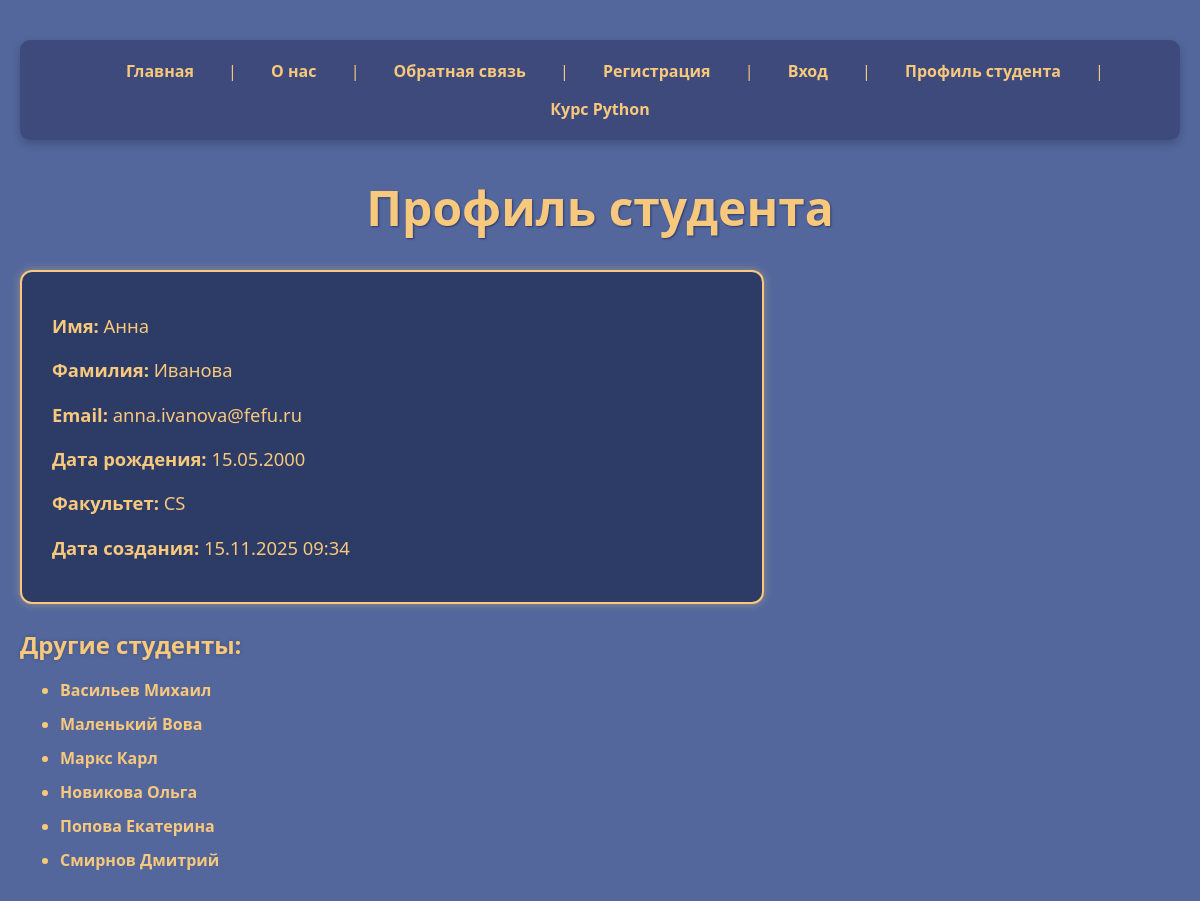
The app's page /student/1/, older data.
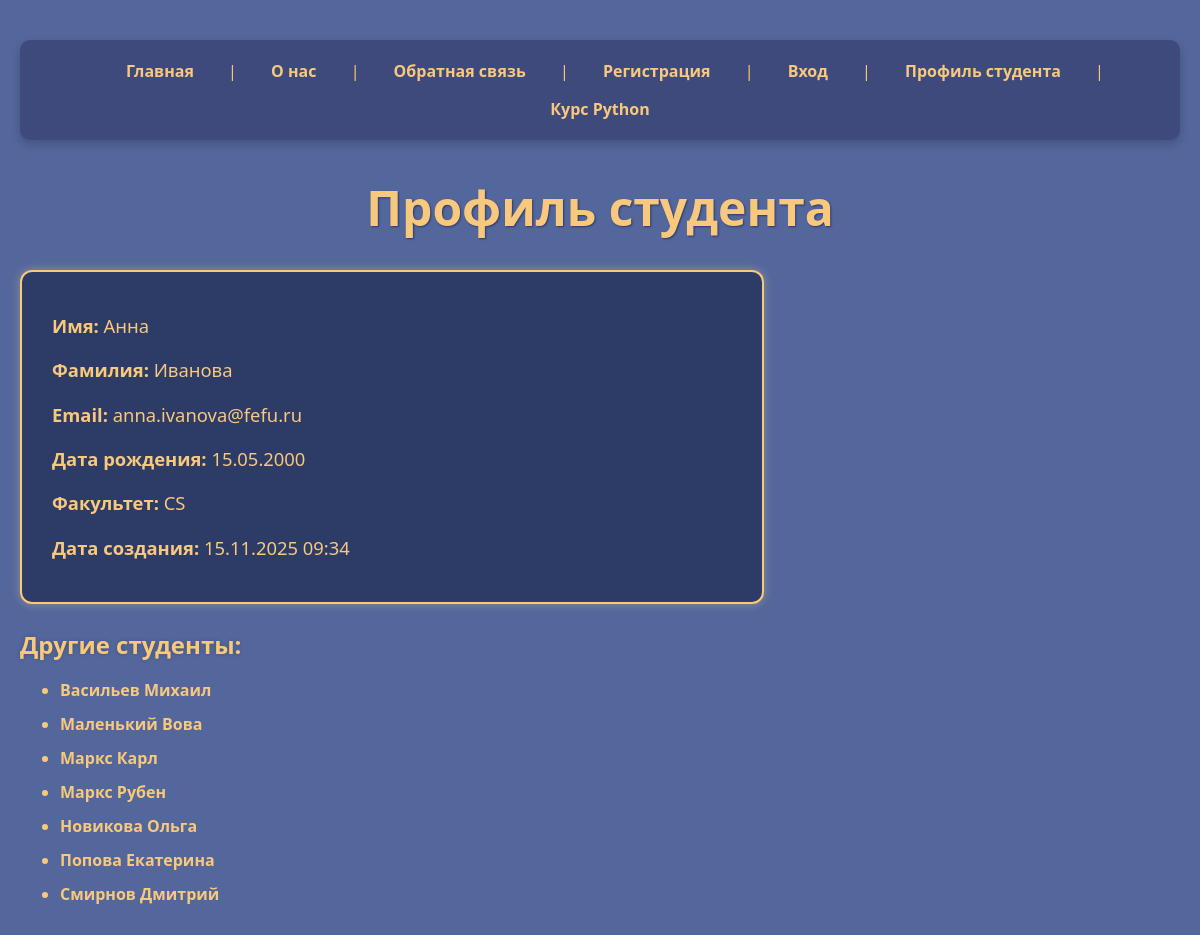
The same page, newer data.
### fefu_lab/models.py (models this page shows, shortened)
class Student(models.Model):
    FACULTY_CHOICES = [
        ('CS', 'Кибербезопасность'),
        ('SE', 'Программная инженерия'),
        ('IT', 'Информационные технологии'),
        ('DS', 'Наука о данных'),
        ('WEB', 'Веб-технологии'),
    ]
    first_name = models.CharField(max_length=100, verbose_name='Имя')
    last_name = models.CharField(max_length=100, verbose_name='Фамилия')
    email = models.EmailField(unique=True, verbose_name='Email')
    birth_date = models.DateField(null=True, blank=True, verbose_name='Дата рождения')
    faculty = models.CharField(max_length=3, choices=FACULTY_CHOICES, default='CS', verbose_name='Факультет')
    created_at = models.DateTimeField(auto_now_add=True, verbose_name='Дата создания')
    class Meta:
        verbose_name = 'Студент'
        verbose_name_plural = 'Студенты'
        ordering = ['last_name', 'first_name']

### fefu_lab/views.py (the view)
# urls.py: path('student/<int:student_id>/', views.student_profile, name='student_profile'),
def student_profile(request, student_id):
    student = get_object_or_404(Student, pk=student_id)
    other_students = Student.objects.exclude(pk=student_id)[:10]  # например, 10 других студентов
    return render(request, 'student.html', {
        'student': student,
        'other_students': other_students,
        'title': f'Профиль студента {student.first_name}',
    })

### fefu_lab/template/student.html (shortened to what this page needs)
{% extends "base.html" %}
{% block heading %}Профиль студента{% endblock %}
{% block content %}
<div class="student-info">
    <p><strong>Имя:</strong> {{ student.first_name }}</p>
    <p><strong>Фамилия:</strong> {{ student.last_name }}</p>
    <p><strong>Email:</strong> {{ student.email }}</p>
    <p><strong>Дата рождения:</strong> {{ student.birth_date|date:"d.m.Y" }}</p>
    <p><strong>Факультет:</strong> {{ student.faculty }}</p>
    <p><strong>Дата создания:</strong> {{ student.created_at|date:"d.m.Y H:i" }}</p>
</div>
<div style="margin-top: 20px;">
    <h3>Другие студенты:</h3>
    <ul>
        {% for other_student in other_students %}
            <li><a href="{% url 'student_profile' other_student.id %}">{{ other_student.last_name }} {{ other_student.first_name }}</a></li>
        {% empty %}
            <li>Нет других студентов.</li>
        {% endfor %}
    </ul>
</div>
{% endblock %}

Row changes from the older to the newer data that the page shows:
added Student: last_name "Маркс", first_name "Рубен"
